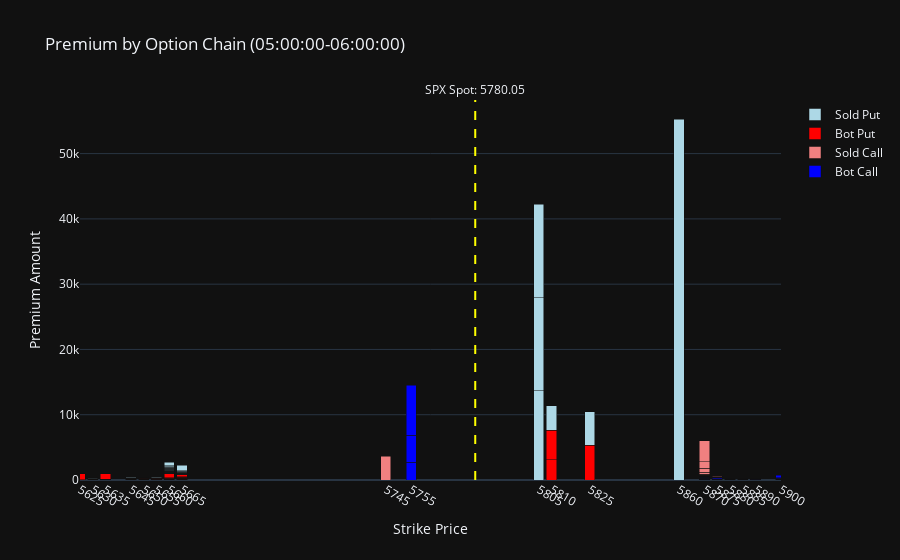
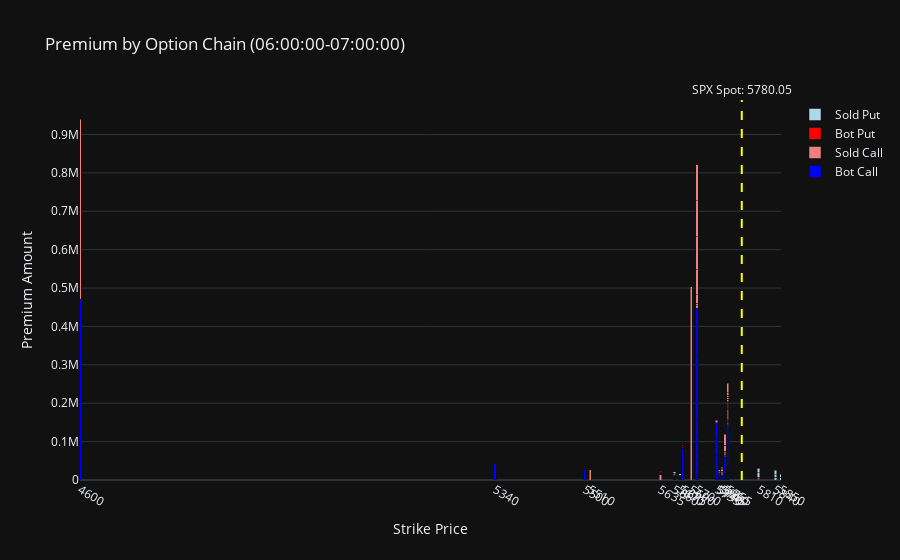
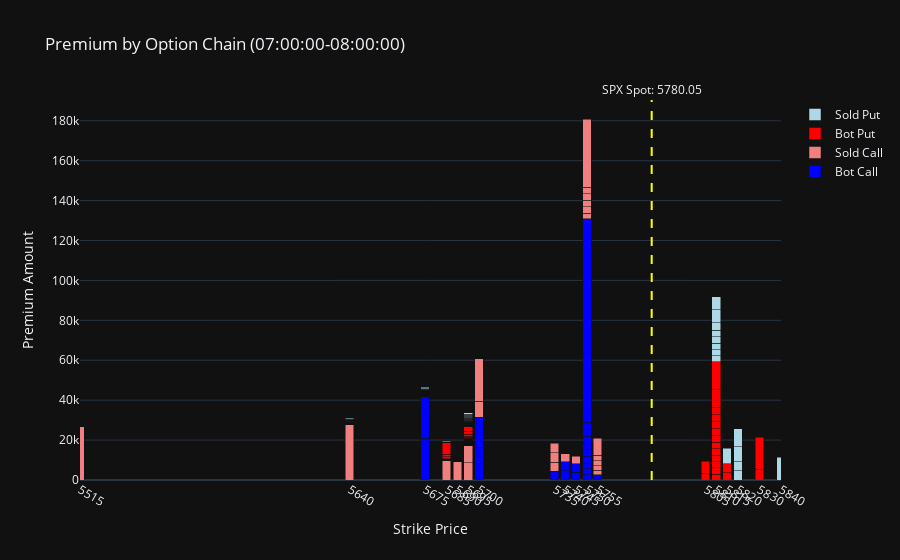
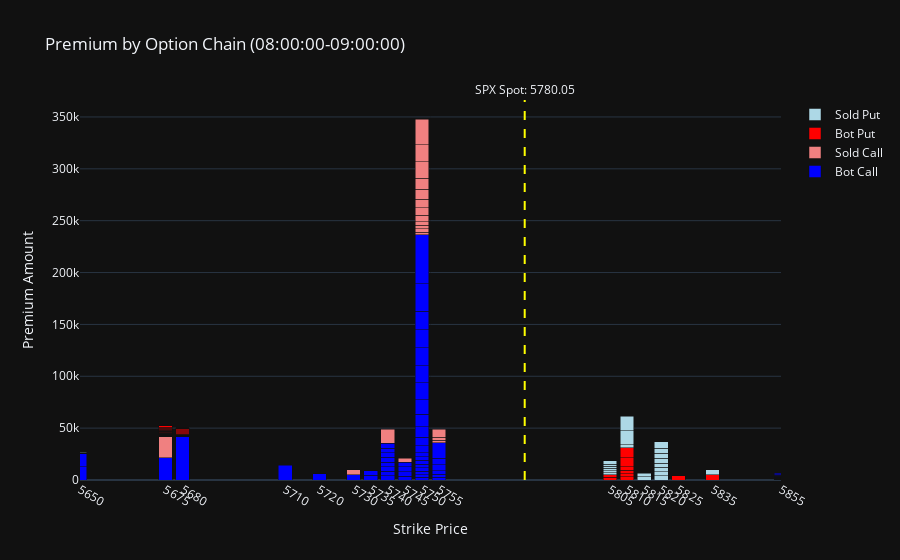

The code cell stored with these charts, in order, in its notebook:
### Code cell
import pandas as pd
import plotly.graph_objects as go
from datetime import time
import yfinance as yf

# Load your Excel data
file_path = 'Todays Python Workflow.xlsx'  # Replace with your path
df = pd.read_excel(file_path)

# Filter out rows where Qty equals 0
df = df[df['Qty'] != 0]

# Ensure the Premium is calculated correctly (Qty * Price * 100)
df['Premium'] = df['Qty'] * df['Price'] * 100

# Sort the data by Expiration to determine "today" and "tomorrow"
df_sorted = df.sort_values(by='Expiration').reset_index(drop=True)

# Identify the first two unique expiration dates (today and tomorrow)
unique_expirations = df_sorted['Expiration'].dropna().unique()

if len(unique_expirations) >= 2:
    today_expiration = unique_expirations[0]  # "Today" is the first date
    tomorrow_expiration = unique_expirations[1]  # "Tomorrow" is the second date
else:
    today_expiration = unique_expirations[0] if len(unique_expirations) == 1 else None
    tomorrow_expiration = None

# Filter the data for 0DTE (today) and 1DTE (tomorrow)
df_0dte_1dte = df_sorted[(df_sorted['Expiration'] == today_expiration) | (df_sorted['Expiration'] == tomorrow_expiration)]

# Clean up Bot/Sold column by stripping extra spaces and converting to uppercase using .loc[]
df_0dte_1dte.loc[:, 'Bot/Sold'] = df_0dte_1dte['Bot/Sold'].str.strip().str.upper()

# Filter based on "Spread" in the Condition column
def filter_spread(df, include_spread=True):
    if include_spread:
        return df  # No filtering, include all transactions
    else:
        return df[df['Condition'] != 'Spread']  # Exclude "Spread" transactions

# Call this function with 'include_spread' set to True or False depending on user preference
include_spread = True  # Change this to False to exclude "Spread" transactions
df_filtered = filter_spread(df_0dte_1dte, include_spread)

# Separate the data for graph (excluding 'MID')
df_graph = df_filtered[df_filtered['Bot/Sold'].isin(['BOT', 'SOLD'])].copy()

# Use Strike Price from column K (renamed for clarity)
df_graph['Strike Price'] = df_graph['Strike']

# Function to handle time parsing (adding leading zeros if necessary)
def parse_time_str(time_str):
    # Ensure time string has leading zeros (e.g., '5:00:00' -> '05:00:00')
    time_str = time_str.zfill(8)
    try:
        return pd.to_datetime(time_str, format='%H:%M:%S', errors='coerce').time()
    except Exception:
        return None

# Apply the custom time parsing function
df_graph['Time_only'] = df_graph['Time'].astype(str).apply(parse_time_str)

# Function to classify trades and count transactions
def classify_trades_with_count(dataframe):
    dataframe['Bot Call'] = dataframe.apply(lambda row: row['Premium'] if row['Type'] == 'Call' and row['Bot/Sold'] == 'BOT' else 0, axis=1)
    dataframe['Sold Call'] = dataframe.apply(lambda row: row['Premium'] if row['Type'] == 'Call' and row['Bot/Sold'] == 'SOLD' else 0, axis=1)
    dataframe['Bot Put'] = dataframe.apply(lambda row: row['Premium'] if row['Type'] == 'Put' and row['Bot/Sold'] == 'BOT' else 0, axis=1)
    dataframe['Sold Put'] = dataframe.apply(lambda row: row['Premium'] if row['Type'] == 'Put' and row['Bot/Sold'] == 'SOLD' else 0, axis=1)
    
    dataframe['Transaction Count'] = 1  # Every row is a transaction
    return dataframe

# Apply classification and transaction count
df_graph = classify_trades_with_count(df_graph)

# Retrieve SPX Spot Price using yfinance
spx_data = yf.Ticker('^GSPC')
spx_spot_price = spx_data.history(period="1d")['Close'].iloc[-1]

# Function to create and show bar charts for different time segments
def create_bar_chart(df_segment, title):
    grouped_data = df_segment.groupby(['Option', 'Strike Price']).agg({
        'Bot Call': 'sum',
        'Sold Call': 'sum',
        'Bot Put': 'sum',
        'Sold Put': 'sum',
        'Transaction Count': 'sum'  # Sum up transactions
    }).reset_index()

    # Sort and select top 20 by total premium
    grouped_data['Total Premium'] = grouped_data['Bot Call'] + grouped_data['Sold Call'] + grouped_data['Bot Put'] + grouped_data['Sold Put']
    top_20_strikes = grouped_data.sort_values(by='Total Premium', ascending=False).head(20)['Strike Price'].values

    # Filter original data to keep only the top 20 strike prices
    df_segment_top_20 = df_segment[df_segment['Strike Price'].isin(top_20_strikes)].sort_values(by=['Strike Price', 'Premium'])

    fig = go.Figure()

    # Add bars for Bot Calls (each individual transaction as its own bar)
    bot_call_transactions = df_segment_top_20[(df_segment_top_20['Bot Call'] > 0)]
    fig.add_trace(go.Bar(
        x=bot_call_transactions['Strike Price'], 
        y=bot_call_transactions['Bot Call'], 
        name='Bot Call', 
        marker_color='blue',
        hovertemplate=(
            'Premium: %{y:$,.2f}<br>' +
            'Time: %{customdata[0]}'
        ),
        customdata=bot_call_transactions[['Time']].values  # Pass the transaction time
    ))

    # Add bars for Sold Calls (each individual transaction as its own bar)
    sold_call_transactions = df_segment_top_20[(df_segment_top_20['Sold Call'] > 0)]
    fig.add_trace(go.Bar(
        x=sold_call_transactions['Strike Price'], 
        y=sold_call_transactions['Sold Call'], 
        name='Sold Call', 
        marker_color='lightcoral',
        hovertemplate=(
            'Premium: %{y:$,.2f}<br>' +
            'Time: %{customdata[0]}'
        ),
        customdata=sold_call_transactions[['Time']].values  # Pass the transaction time
    ))

    # Add bars for Bot Puts (each individual transaction as its own bar)
    bot_put_transactions = df_segment_top_20[(df_segment_top_20['Bot Put'] > 0)]
    fig.add_trace(go.Bar(
        x=bot_put_transactions['Strike Price'], 
        y=bot_put_transactions['Bot Put'], 
        name='Bot Put', 
        marker_color='red',
        hovertemplate=(
            'Premium: %{y:$,.2f}<br>' +
            'Time: %{customdata[0]}'
        ),
        customdata=bot_put_transactions[['Time']].values  # Pass the transaction time
    ))

    # Add bars for Sold Puts (each individual transaction as its own bar)
    sold_put_transactions = df_segment_top_20[(df_segment_top_20['Sold Put'] > 0)]
    fig.add_trace(go.Bar(
        x=sold_put_transactions['Strike Price'], 
        y=sold_put_transactions['Sold Put'], 
        name='Sold Put', 
        marker_color='lightblue',
        hovertemplate=(
            'Premium: %{y:$,.2f}<br>' +
            'Time: %{customdata[0]}'
        ),
        customdata=sold_put_transactions[['Time']].values  # Pass the transaction time
    ))

    # Add a vertical dashed yellow line for SPX Spot Price
    fig.add_vline(
        x=spx_spot_price, 
        line=dict(color='yellow', dash='dash'),
        annotation_text=f'SPX Spot: {spx_spot_price:.2f}', 
        annotation_position="top"
    )

    # Set X-axis to show all Strike Prices in the top 20
    fig.update_layout(
        xaxis=dict(
            title='Strike Price',
            tickmode='array',
            tickvals=df_segment_top_20['Strike Price'].unique(),  # Show only top 20 strike prices
            ticktext=df_segment_top_20['Strike Price'].unique().astype(str),
            range=[df_segment_top_20['Strike Price'].min(), df_segment_top_20['Strike Price'].max()]
        ),
        yaxis_title='Premium Amount',
        title=title,
        barmode='stack',  # Stack bars to visually segment by transactions
        template='plotly_dark'
    )

    fig.show()

# Define new hourly time segments (5 a.m. to 2 p.m.)
time_segments = [
    (time(5, 0, 0), time(6, 0, 0)),
    (time(6, 0, 0), time(7, 0, 0)),
    (time(7, 0, 0), time(8, 0, 0)),
    (time(8, 0, 0), time(9, 0, 0)),
    (time(9, 0, 0), time(10, 0, 0)),
    (time(10, 0, 0), time(11, 0, 0)),
    (time(11, 0, 0), time(12, 0, 0)),
    (time(12, 0, 0), time(1, 0, 0)),
    (time(1, 0, 0), time(2, 0, 0))
]

# Create charts for each hourly time segment
for start_time, end_time in time_segments:
    df_segment = df_graph[(df_graph['Time_only'] >= start_time) & (df_graph['Time_only'] < end_time)]
    
    # Debugging: Check data for each time segment
    print(f"Data for time segment {start_time.strftime('%H:%M:%S')} - {end_time.strftime('%H:%M:%S')}:")
    print(df_segment[['Time_only', 'Option', 'Strike Price', 'Premium']].head())

    title = f'Premium by Option Chain ({start_time.strftime("%H:%M:%S")}-{end_time.strftime("%H:%M:%S")})'
    create_bar_chart(df_segment, title)

### Figure 1 — Plotly figure (JSON) as saved in the notebook; plotly's stock layout.template omitted (floating-point values rounded to 4 significant figures)
{"data": [{"customdata": [["05:55:03"], ["05:29:54"], ["05:42:52"], ["05:57:09"], ["05:59:50"], ["05:57:13"], ["05:34:53"], ["05:59:49"], ["05:24:39"], ["05:23:00"], ["05:28:53"], ["05:28:13"], ["05:27:13"], ["05:08:22"], ["05:14:17"], ["05:14:02"], ["05:10:09"], ["05:09:42"], ["05:09:22"], ["05:08:50"], ["05:48:00"], ["05:21:26"], ["05:21:25"], ["05:21:23"], ["05:24:24"], ["05:29:24"], ["05:18:10"], ["05:11:30"], ["05:31:57"], ["05:23:42"], ["05:23:38"], ["05:23:29"], ["05:23:24"], ["05:23:22"], ["05:22:55"], ["05:14:47"], ["05:03:19"], ["05:10:24"], ["05:41:09"], ["05:37:20"], ["05:51:46"], ["05:33:31"], ["05:37:20"], ["05:51:46"], ["05:32:52"], ["05:24:44"], ["05:23:38"], ["05:20:18"], ["05:53:25"], ["05:49:58"], ["05:09:29"], ["05:49:58"], ["05:49:58"], ["05:49:58"], ["05:49:58"], ["05:49:58"], ["05:41:22"], ["05:15:57"], ["05:06:27"], ["05:33:29"], ["05:33:29"], ["05:33:29"], ["05:41:22"], ["05:43:14"], ["05:37:33"], ["05:33:29"], ["05:17:34"], ["05:24:47"], ["05:18:03"], ["05:45:53"], ["05:43:14"]], "hovertemplate": "Premium: %{y:$,.2f}<br>Time: %{customdata[0]}", "marker": {"color": "blue"}, "name": "Bot Call", "type": "bar", "x": [5755, 5755, 5755, 5870, 5870, 5870, 5870, 5870, 5870, 5870, 5870, 5870, 5870, 5870, 5870, 5870, 5870, 5870, 5870, 5870, 5875, 5875, 5875, 5875, 5875, 5875, 5875, 5875, 5880, 5880, 5880, 5880, 5880, 5880, 5880, 5880, 5880, 5880, 5885, 5885, 5885, 5885, 5885, 5885, 5885, 5885, 5885, 5885, 5885, 5890, 5890, 5890, 5890, 5890, 5890, 5890, 5900, 5900, 5900, 5900, 5900, 5900, 5900, 5900, 5900, 5900, 5900, 5900, 5900, 5900, 5900], "y": [2750, 4100, 7680.0, 10, 15.0, 15.0, 30.0, 30.0, 35, 35, 35, 35, 35, 40, 45, 45, 45, 45, 45, 45, 10, 20, 20, 20, 25, 30, 35, 175, 10, 15, 15, 15, 15, 15, 15, 25, 25, 25, 5, 5, 5, 5, 10, 10, 10, 15, 15, 20, 50, 5, 15, 15.0, 30.0, 30.0, 30.0, 40, 10, 10, 10, 10, 10, 10, 20, 20, 20, 20, 30.0, 30.0, 60.0, 100, 355]}, {"customdata": [["05:49:41"], ["05:37:25"], ["05:39:31"], ["05:48:27"], ["05:32:57"], ["05:35:40"], ["05:54:54"], ["05:31:12"], ["05:35:48"], ["05:54:54"], ["05:54:54"], ["05:30:06"], ["05:21:19"], ["05:21:19"], ["05:30:02"], ["05:26:31"], ["05:07:17"], ["05:07:25"], ["05:07:25"], ["05:07:25"], ["05:07:25"], ["05:38:47"], ["05:50:17"], ["05:43:55"], ["05:31:00"], ["05:30:44"], ["05:30:07"], ["05:30:07"], ["05:30:02"], ["05:20:11"], ["05:20:11"], ["05:20:11"], ["05:12:54"], ["05:10:07"], ["05:09:20"], ["05:33:20"], ["05:33:20"], ["05:33:31"], ["05:28:58"], ["05:33:31"], ["05:40:20"], ["05:39:38"], ["05:39:32"], ["05:39:24"], ["05:39:24"]], "hovertemplate": "Premium: %{y:$,.2f}<br>Time: %{customdata[0]}", "marker": {"color": "lightcoral"}, "name": "Sold Call", "type": "bar", "x": [5745, 5870, 5870, 5870, 5870, 5870, 5870, 5870, 5870, 5870, 5870, 5870, 5870, 5870, 5870, 5870, 5870, 5870, 5870, 5870, 5870, 5875, 5875, 5875, 5875, 5875, 5875, 5875, 5875, 5875, 5875, 5875, 5875, 5880, 5880, 5885, 5885, 5885, 5885, 5885, 5885, 5890, 5890, 5890, 5890], "y": [3610, 5, 5, 5, 5, 5, 5, 10, 10, 15.0, 15.0, 25, 30, 30, 30, 30, 40, 350, 630, 945.0, 3255.0, 5, 5, 5, 10, 15, 20, 20, 25, 30, 30, 30, 30, 20, 20, 5, 5, 5, 15, 20, 25, 5, 5, 5, 30.0]}, {"customdata": [["05:38:14"], ["05:47:29"], ["05:10:31"], ["05:37:34"], ["05:40:01"], ["05:39:54"], ["05:39:54"], ["05:37:23"], ["05:40:01"], ["05:39:54"], ["05:39:54"], ["05:40:01"], ["05:32:05"], ["05:31:00"], ["05:36:49"], ["05:21:00"], ["05:36:11"], ["05:41:01"], ["05:31:58"], ["05:32:11"], ["05:40:12"], ["05:21:19"], ["05:41:11"], ["05:41:37"], ["05:41:37"], ["05:44:27"], ["05:33:46"], ["05:20:38"], ["05:13:21"], ["05:10:35"], ["05:29:03"], ["05:27:59"], ["05:37:45"], ["05:54:11"], ["05:54:11"], ["05:54:11"], ["05:43:57"], ["05:50:16"], ["05:35:03"], ["05:35:02"], ["05:38:00"], ["05:12:05"], ["05:27:55"], ["05:27:37"], ["05:37:29"], ["05:40:12"], ["05:40:29"], ["05:31:40"], ["05:31:40"], ["05:48:43"], ["05:46:10"], ["05:41:21"], ["05:42:37"], ["05:41:01"], ["05:33:16"], ["05:36:49"], ["05:34:32"], ["05:36:49"], ["05:38:51"], ["05:39:53"], ["05:52:28"], ["05:46:04"], ["05:44:40"], ["05:16:53"], ["05:46:04"], ["05:40:12"], ["05:46:25"], ["05:03:59"], ["05:41:56"], ["05:51:15"]], "hovertemplate": "Premium: %{y:$,.2f}<br>Time: %{customdata[0]}", "marker": {"color": "red"}, "name": "Bot Put", "type": "bar", "x": [5625, 5625, 5625, 5630, 5630, 5630, 5630, 5630, 5630, 5630, 5630, 5630, 5635, 5635, 5635, 5635, 5635, 5635, 5635, 5635, 5645, 5645, 5645, 5645, 5645, 5645, 5650, 5650, 5650, 5650, 5650, 5650, 5650, 5650, 5650, 5650, 5650, 5655, 5655, 5655, 5655, 5655, 5655, 5655, 5655, 5655, 5655, 5660, 5660, 5660, 5660, 5660, 5660, 5660, 5660, 5660, 5665, 5665, 5665, 5665, 5665, 5665, 5665, 5665, 5665, 5665, 5665, 5810, 5810, 5825], "y": [15, 15, 910, 15, 15, 15, 15, 30, 30, 30, 30, 45.0, 10, 10, 15, 15, 15, 20, 60.0, 800, 25, 25, 30, 30, 30, 30, 15, 25, 25, 25, 25, 25, 30, 30, 30, 30, 35, 25, 25, 25, 30, 30, 30, 30, 35, 35, 40, 25, 25, 30, 35, 45, 45, 50, 100, 595.0, 30, 35, 40, 45, 45, 45, 45, 45, 90, 100, 280, 3120, 4500, 5350]}, {"customdata": [["05:35:43"], ["05:42:16"], ["05:20:54"], ["05:08:52"], ["05:17:32"], ["05:47:37"], ["05:55:04"], ["05:49:42"], ["05:49:42"], ["05:47:47"], ["05:28:26"], ["05:28:26"], ["05:44:36"], ["05:44:36"], ["05:52:59"], ["05:31:00"], ["05:39:47"], ["05:39:47"], ["05:23:01"], ["05:21:57"], ["05:00:19"], ["05:00:02"], ["05:32:02"], ["05:04:40"], ["05:30:14"], ["05:41:35"], ["05:30:58"], ["05:10:33"], ["05:54:00"], ["05:54:00"], ["05:53:17"], ["05:53:17"], ["05:53:17"], ["05:53:17"], ["05:19:15"], ["05:22:21"], ["05:05:37"], ["05:30:58"], ["05:54:00"], ["05:54:00"], ["05:53:17"], ["05:53:17"], ["05:53:17"], ["05:54:00"], ["05:54:00"], ["05:54:00"], ["05:39:06"], ["05:31:04"], ["05:33:05"], ["05:48:41"], ["05:38:29"], ["05:05:47"], ["05:13:46"], ["05:04:10"], ["05:27:54"], ["05:56:54"], ["05:44:29"], ["05:21:41"], ["05:21:41"], ["05:05:48"], ["05:38:29"], ["05:07:40"], ["05:24:46"], ["05:24:04"], ["05:37:34"], ["05:48:03"], ["05:31:32"]], "hovertemplate": "Premium: %{y:$,.2f}<br>Time: %{customdata[0]}", "marker": {"color": "lightblue"}, "name": "Sold Put", "type": "bar", "x": [5625, 5625, 5630, 5630, 5635, 5635, 5635, 5645, 5645, 5645, 5645, 5645, 5645, 5645, 5645, 5650, 5650, 5650, 5650, 5650, 5650, 5650, 5655, 5655, 5655, 5655, 5660, 5660, 5660, 5660, 5660, 5660, 5660, 5660, 5660, 5660, 5660, 5660, 5660, 5660, 5660, 5660, 5660, 5660, 5660, 5660, 5660, 5660, 5665, 5665, 5665, 5665, 5665, 5665, 5665, 5665, 5665, 5665, 5665, 5665, 5665, 5805, 5805, 5805, 5810, 5825, 5860], "y": [10, 15, 10, 100, 10, 15, 15, 15, 15, 20, 20, 20, 25, 25, 80, 15, 25, 25, 25, 25, 25, 25, 15, 25, 25, 40, 25, 30, 35, 35, 35, 35, 35, 35, 35, 35, 35, 50, 70, 70, 70, 70, 70, 105.0, 105.0, 105.0, 175, 500, 25, 30, 35, 35, 40, 40, 40, 40, 50, 90, 90, 105.0, 840.0, 13700, 14250, 14300, 3790, 5120, 55300]}], "layout": {"annotations": [{"showarrow": false, "text": "SPX Spot: 5780.05", "x": 5780.0, "xanchor": "center", "xref": "x", "y": 1, "yanchor": "bottom", "yref": "y domain"}], "barmode": "stack", "shapes": [{"line": {"color": "yellow", "dash": "dash"}, "type": "line", "x0": 5780.0, "x1": 5780.0, "xref": "x", "y0": 0, "y1": 1, "yref": "y domain"}], "title": {"text": "Premium by Option Chain (05:00:00-06:00:00)"}, "xaxis": {"range": [5625, 5900], "tickmode": "array", "ticktext": ["5625", "5630", "5635", "5645", "5650", "5655", "5660", "5665", "5745", "5755", "5805", "5810", "5825", "5860", "5870", "5875", "5880", "5885", "5890", "5900"], "tickvals": [5625, 5630, 5635, 5645, 5650, 5655, 5660, 5665, 5745, 5755, 5805, 5810, 5825, 5860, 5870, 5875, 5880, 5885, 5890, 5900], "title": {"text": "Strike Price"}}, "yaxis": {"title": {"text": "Premium Amount"}}}}

### Figure 2 — Plotly figure (JSON) as saved in the notebook; plotly's stock layout.template omitted (floating-point values rounded to 4 significant figures; data arrays with more than 128 entries replaced by an {"elided": "..."} marker saying what was removed)
{"data": [{"customdata": [["06:55:19"], ["06:57:15"], ["06:50:18"], ["06:33:34"], ["06:42:05"], ["06:53:09"], ["06:52:48"], ["06:50:24"], ["06:57:06"], ["06:57:06"], ["06:57:06"], ["06:57:06"], ["06:57:06"], ["06:57:06"], ["06:47:44"], ["06:53:04"], ["06:31:46"], ["06:47:44"], ["06:53:04"], ["06:53:04"], ["06:54:50"], ["06:43:05"], ["06:45:57"], ["06:54:43"], ["06:40:04"], ["06:37:04"], ["06:35:58"], ["06:35:58"], ["06:49:26"], ["06:50:07"], ["06:50:37"], ["06:52:05"], ["06:50:58"], ["06:50:58"], ["06:53:41"], ["06:53:15"], ["06:53:15"], ["06:54:34"], ["06:52:05"], ["06:53:15"], ["06:54:34"], ["06:49:07"], ["06:48:54"], ["06:52:05"], ["06:52:05"], ["06:51:50"], ["06:39:16"], ["06:52:52"], ["06:40:53"], ["06:44:07"], ["06:43:06"], ["06:43:06"], ["06:37:10"], ["06:37:10"], ["06:31:12"], ["06:30:57"], ["06:30:46"], ["06:58:44"], ["06:58:44"], ["06:58:37"], ["06:58:37"], ["06:58:35"], ["06:58:35"], ["06:58:35"], ["06:58:42"], ["06:58:42"], ["06:58:32"], ["06:58:32"], ["06:58:32"], ["06:04:33"], ["06:49:07"], ["06:48:54"], ["06:50:44"], ["06:51:04"], ["06:43:22"], ["06:41:36"], ["06:58:37"], ["06:39:48"], ["06:48:08"], ["06:47:47"]], "hovertemplate": "Premium: %{y:$,.2f}<br>Time: %{customdata[0]}", "marker": {"color": "blue"}, "name": "Bot Call", "type": "bar", "x": [4600, 5340, 5500, 5675, 5700, 5700, 5700, 5700, 5700, 5700, 5700, 5700, 5700, 5700, 5735, 5735, 5735, 5735, 5735, 5735, 5735, 5740, 5740, 5740, 5745, 5745, 5745, 5745, 5750, 5750, 5750, 5750, 5750, 5750, 5750, 5750, 5750, 5750, 5750, 5750, 5750, 5755, 5755, 5755, 5755, 5755, 5755, 5755, 5755, 5755, 5755, 5755, 5755, 5755, 5755, 5755, 5755, 5755, 5755, 5755, 5755, 5755, 5755, 5755, 5755, 5755, 5755, 5755, 5755, 5755, 5755, 5755, 5755, 5755, 5755, 5755, 5755, 5755, 5755, 5755], "y": [470800, 44100, 26690.0, 80960, 7490.0, 7500, 14680.0, 20220, 24300, 40500, 40500, 48600, 121500, 121500, 3870.0, 4100, 4470, 15480.0, 36900, 41000, 43200, 3740, 3820.0, 11460, 3300, 3350, 3450, 3450, 2420, 2420, 2440, 2530, 2610, 2610, 2920, 3000, 3000, 3030, 5060, 12000, 15150, 1980, 2010.0, 2170, 2170, 2170, 2400, 2440, 2450, 2490, 2550, 2550, 2570, 2570, 2730, 2770, 2830, 2970, 2970, 2990, 2990, 3000, 3000, 3000, 3010, 3010, 3010, 3010, 3010, 3020, 3960, 4020.0, 4340, 4480, 5060, 5200, 5980, 7440.0, 11150, 11400]}, {"customdata": [["06:54:22"], ["06:59:50"], ["06:52:52"], ["06:40:27"], ["06:48:00"], ["06:41:37"], ["06:46:57"], ["06:46:57"], ["06:46:57"], ["06:46:57"], ["06:46:57"], ["06:50:04"], ["06:41:45"], ["06:31:09"], ["06:51:47"], ["06:47:55"], ["06:54:06"], ["06:45:59"], ["06:57:00"], ["06:57:00"], ["06:50:30"], ["06:49:21"], ["06:49:29"], ["06:50:40"], ["06:52:17"], ["06:58:02"], ["06:53:22"], ["06:58:02"], ["06:50:02"], ["06:50:02"], ["06:49:34"], ["06:49:29"], ["06:49:29"], ["06:50:40"], ["06:51:47"], ["06:51:07"], ["06:45:19"], ["06:45:19"], ["06:45:19"], ["06:39:43"], ["06:44:08"], ["06:52:55"], ["06:44:07"], ["06:44:07"], ["06:37:41"], ["06:37:41"], ["06:37:41"], ["06:37:41"], ["06:41:45"], ["06:41:18"], ["06:41:18"], ["06:41:13"], ["06:22:48"], ["06:36:04"], ["06:13:34"], ["06:48:46"], ["06:43:29"], ["06:41:13"], ["06:38:58"], ["06:53:42"]], "hovertemplate": "Premium: %{y:$,.2f}<br>Time: %{customdata[0]}", "marker": {"color": "lightcoral"}, "name": "Sold Call", "type": "bar", "x": [4600, 5510, 5635, 5690, 5700, 5700, 5700, 5700, 5700, 5700, 5700, 5735, 5740, 5740, 5745, 5745, 5745, 5745, 5745, 5745, 5750, 5750, 5750, 5750, 5750, 5750, 5750, 5750, 5755, 5755, 5755, 5755, 5755, 5755, 5755, 5755, 5755, 5755, 5755, 5755, 5755, 5755, 5755, 5755, 5755, 5755, 5755, 5755, 5755, 5755, 5755, 5755, 5755, 5755, 5755, 5755, 5755, 5755, 5755, 5755], "y": [469600, 26500, 13740, 503250, 6880, 7410.0, 21600, 64800, 86400, 93600, 93600, 7160.0, 3730.0, 3790, 2920, 2960, 3320.0, 3390, 3860, 3860, 2370, 2390, 2400, 2500, 2620, 3260, 15400, 29340.0, 2000, 2020, 2030, 2040.0, 2050, 2140, 2170, 2310, 2460, 2460, 2460, 2460, 2470, 2480, 2480, 2480, 2520, 2520, 2520, 2520, 2540, 2550, 2550, 2570, 2650, 2690, 2780, 4220, 5140, 5140, 7170.0, 25200]}, {"customdata": {"elided": "191x1 str values"}, "hovertemplate": "Premium: %{y:$,.2f}<br>Time: %{customdata[0]}", "marker": {"color": "red"}, "name": "Bot Put", "type": "bar", "x": {"elided": "191 int values"}, "y": {"elided": "191 float values"}}, {"customdata": {"elided": "158x1 str values"}, "hovertemplate": "Premium: %{y:$,.2f}<br>Time: %{customdata[0]}", "marker": {"color": "lightblue"}, "name": "Sold Put", "type": "bar", "x": {"elided": "158 int values"}, "y": {"elided": "158 float values"}}], "layout": {"annotations": [{"showarrow": false, "text": "SPX Spot: 5780.05", "x": 5780.0, "xanchor": "center", "xref": "x", "y": 1, "yanchor": "bottom", "yref": "y domain"}], "barmode": "stack", "shapes": [{"line": {"color": "yellow", "dash": "dash"}, "type": "line", "x0": 5780.0, "x1": 5780.0, "xref": "x", "y0": 0, "y1": 1, "yref": "y domain"}], "title": {"text": "Premium by Option Chain (06:00:00-07:00:00)"}, "xaxis": {"range": [4600, 5850], "tickmode": "array", "ticktext": ["4600", "5340", "5500", "5510", "5635", "5660", "5670", "5675", "5690", "5700", "5735", "5740", "5745", "5750", "5755", "5810", "5840", "5850"], "tickvals": [4600, 5340, 5500, 5510, 5635, 5660, 5670, 5675, 5690, 5700, 5735, 5740, 5745, 5750, 5755, 5810, 5840, 5850], "title": {"text": "Strike Price"}}, "yaxis": {"title": {"text": "Premium Amount"}}}}

### Figure 3 — Plotly figure (JSON) as saved in the notebook; plotly's stock layout.template omitted (floating-point values rounded to 4 significant figures; data arrays with more than 128 entries replaced by an {"elided": "..."} marker saying what was removed)
{"data": [{"customdata": [["07:43:04"], ["07:30:30"], ["07:19:33"], ["07:19:33"], ["07:57:40"], ["07:25:14"], ["07:13:02"], ["07:13:02"], ["07:10:35"], ["07:10:37"], ["07:53:24"], ["07:52:37"], ["07:52:37"], ["07:03:45"], ["07:09:19"], ["07:09:19"], ["07:14:04"], ["07:15:00"], ["07:16:40"], ["07:09:37"], ["07:05:39"], ["07:40:25"]], "hovertemplate": "Premium: %{y:$,.2f}<br>Time: %{customdata[0]}", "marker": {"color": "blue"}, "name": "Bot Call", "type": "bar", "x": [5675, 5675, 5700, 5700, 5700, 5735, 5740, 5740, 5745, 5745, 5750, 5750, 5750, 5750, 5750, 5750, 5750, 5750, 5750, 5750, 5750, 5755], "y": [20800, 21100, 8150, 8150, 15200, 4510, 4530, 4530, 4000, 4020.0, 2740, 2860, 2860, 3220.0, 3400, 3400, 3430.0, 3460, 3580.0, 34600, 67400, 2640]}, {"customdata": [["07:14:12"], ["07:27:42"], ["07:15:00"], ["07:44:39"], ["07:19:33"], ["07:19:33"], ["07:25:12"], ["07:56:05"], ["07:34:26"], ["07:43:54"], ["07:14:31"], ["07:30:42"], ["07:10:38"], ["07:52:48"], ["07:25:54"], ["07:06:32"], ["07:30:42"], ["07:10:00"], ["07:10:02"], ["07:57:00"], ["07:52:59"], ["07:41:55"], ["07:37:05"], ["07:30:39"]], "hovertemplate": "Premium: %{y:$,.2f}<br>Time: %{customdata[0]}", "marker": {"color": "lightcoral"}, "name": "Sold Call", "type": "bar", "x": [5515, 5640, 5685, 5690, 5695, 5695, 5700, 5700, 5735, 5735, 5735, 5740, 5745, 5750, 5750, 5750, 5750, 5750, 5750, 5755, 5755, 5755, 5755, 5755], "y": [26730, 27800, 9700, 9030, 8560, 8560, 7900, 21360.0, 4320, 4710, 4870, 4200, 3970.0, 2800, 3080, 3250, 3300, 3410, 34100, 2260, 2360, 2450, 2580, 8700]}, {"customdata": {"elided": "281x1 str values"}, "hovertemplate": "Premium: %{y:$,.2f}<br>Time: %{customdata[0]}", "marker": {"color": "red"}, "name": "Bot Put", "type": "bar", "x": {"elided": "281 int values"}, "y": {"elided": "281 float values"}}, {"customdata": {"elided": "163x1 str values"}, "hovertemplate": "Premium: %{y:$,.2f}<br>Time: %{customdata[0]}", "marker": {"color": "lightblue"}, "name": "Sold Put", "type": "bar", "x": {"elided": "163 int values"}, "y": {"elided": "163 float values"}}], "layout": {"annotations": [{"showarrow": false, "text": "SPX Spot: 5780.05", "x": 5780.0, "xanchor": "center", "xref": "x", "y": 1, "yanchor": "bottom", "yref": "y domain"}], "barmode": "stack", "shapes": [{"line": {"color": "yellow", "dash": "dash"}, "type": "line", "x0": 5780.0, "x1": 5780.0, "xref": "x", "y0": 0, "y1": 1, "yref": "y domain"}], "title": {"text": "Premium by Option Chain (07:00:00-08:00:00)"}, "xaxis": {"range": [5515, 5840], "tickmode": "array", "ticktext": ["5515", "5640", "5675", "5685", "5690", "5695", "5700", "5735", "5740", "5745", "5750", "5755", "5805", "5810", "5815", "5820", "5830", "5840"], "tickvals": [5515, 5640, 5675, 5685, 5690, 5695, 5700, 5735, 5740, 5745, 5750, 5755, 5805, 5810, 5815, 5820, 5830, 5840], "title": {"text": "Strike Price"}}, "yaxis": {"title": {"text": "Premium Amount"}}}}

### Figure 4 — Plotly figure (JSON) as saved in the notebook; plotly's stock layout.template omitted (floating-point values rounded to 4 significant figures; data arrays with more than 128 entries replaced by an {"elided": "..."} marker saying what was removed)
{"data": [{"customdata": {"elided": "335x1 str values"}, "hovertemplate": "Premium: %{y:$,.2f}<br>Time: %{customdata[0]}", "marker": {"color": "blue"}, "name": "Bot Call", "type": "bar", "x": {"elided": "335 int values"}, "y": {"elided": "335 float values"}}, {"customdata": [["08:09:31"], ["08:31:53"], ["08:56:25"], ["08:38:30"], ["08:05:04"], ["08:29:33"], ["08:16:34"], ["08:16:34"], ["08:31:40"], ["08:15:42"], ["08:05:04"], ["08:29:33"], ["08:15:42"], ["08:12:03"], ["08:27:36"], ["08:31:40"], ["08:05:14"], ["08:12:03"], ["08:31:06"]], "hovertemplate": "Premium: %{y:$,.2f}<br>Time: %{customdata[0]}", "marker": {"color": "lightcoral"}, "name": "Sold Call", "type": "bar", "x": [5675, 5730, 5740, 5745, 5750, 5750, 5750, 5750, 5750, 5750, 5750, 5750, 5750, 5750, 5750, 5750, 5755, 5755, 5755], "y": [20600, 4990, 13560.0, 3830.0, 2690, 3350, 3450, 3450, 6220, 7020, 8070.0, 10050, 10530.0, 15600, 16500, 24880, 2310, 2700, 8040.0]}, {"customdata": {"elided": "159x1 str values"}, "hovertemplate": "Premium: %{y:$,.2f}<br>Time: %{customdata[0]}", "marker": {"color": "red"}, "name": "Bot Put", "type": "bar", "x": {"elided": "159 int values"}, "y": {"elided": "159 float values"}}, {"customdata": [["08:59:42"], ["08:58:41"], ["08:28:22"], ["08:30:07"], ["08:30:07"], ["08:41:44"], ["08:42:21"], ["08:38:08"], ["08:36:50"], ["08:07:58"], ["08:07:53"], ["08:17:25"], ["08:54:35"], ["08:30:32"], ["08:36:27"], ["08:29:57"], ["08:38:32"], ["08:53:45"], ["08:43:45"], ["08:35:50"], ["08:30:46"], ["08:28:19"], ["08:44:00"], ["08:43:17"], ["08:38:47"], ["08:21:52"], ["08:59:20"], ["08:30:46"], ["08:13:06"], ["08:10:43"], ["08:11:44"], ["08:14:17"], ["08:11:44"], ["08:14:57"], ["08:14:57"], ["08:11:44"], ["08:08:48"], ["08:11:44"], ["08:03:20"], ["08:14:57"], ["08:10:32"], ["08:55:19"], ["08:58:08"], ["08:56:04"], ["08:58:46"], ["08:45:18"], ["08:37:32"], ["08:55:51"], ["08:26:40"], ["08:26:34"], ["08:07:19"], ["08:08:10"], ["08:08:13"], ["08:26:32"], ["08:18:08"], ["08:06:18"], ["08:06:18"], ["08:06:18"], ["08:27:19"], ["08:45:47"], ["08:38:19"], ["08:26:34"], ["08:58:09"], ["08:58:03"], ["08:55:10"], ["08:55:10"], ["08:55:10"], ["08:06:36"], ["08:21:06"], ["08:54:06"], ["08:28:12"], ["08:52:06"], ["08:52:06"], ["08:32:15"], ["08:32:15"], ["08:32:15"], ["08:32:15"], ["08:04:05"], ["08:04:05"], ["08:04:05"], ["08:58:12"], ["08:55:02"]], "hovertemplate": "Premium: %{y:$,.2f}<br>Time: %{customdata[0]}", "marker": {"color": "lightblue"}, "name": "Sold Put", "type": "bar", "x": [5650, 5650, 5650, 5650, 5650, 5650, 5650, 5650, 5650, 5650, 5650, 5650, 5650, 5650, 5650, 5650, 5650, 5650, 5650, 5650, 5675, 5675, 5675, 5675, 5675, 5675, 5675, 5675, 5675, 5675, 5675, 5675, 5675, 5675, 5675, 5675, 5675, 5675, 5675, 5675, 5675, 5680, 5680, 5680, 5680, 5680, 5680, 5680, 5680, 5680, 5680, 5680, 5680, 5680, 5680, 5680, 5680, 5680, 5680, 5680, 5680, 5680, 5805, 5805, 5805, 5805, 5805, 5805, 5810, 5810, 5810, 5815, 5815, 5820, 5820, 5820, 5820, 5820, 5820, 5820, 5820, 5835], "y": [5, 5, 5, 5, 5, 5, 5, 5, 5, 5, 5, 5, 10, 10, 10, 15.0, 15.0, 25, 75, 75, 5, 5, 5, 5, 5, 5, 10, 10, 10, 10, 10, 10, 20, 20, 20, 30.0, 30.0, 40, 75, 110.0, 120.0, 5, 5, 5, 5, 5, 5, 10, 10, 10, 10, 10, 10, 10, 10, 15, 15, 15, 15.0, 15.0, 15.0, 20, 1990.0, 2020, 2050, 2050, 2050, 3140, 3050, 13400, 14350, 3200, 3200, 4060, 4060, 4060, 4060, 4730, 4740, 4740, 6600, 4930]}], "layout": {"annotations": [{"showarrow": false, "text": "SPX Spot: 5780.05", "x": 5780.0, "xanchor": "center", "xref": "x", "y": 1, "yanchor": "bottom", "yref": "y domain"}], "barmode": "stack", "shapes": [{"line": {"color": "yellow", "dash": "dash"}, "type": "line", "x0": 5780.0, "x1": 5780.0, "xref": "x", "y0": 0, "y1": 1, "yref": "y domain"}], "title": {"text": "Premium by Option Chain (08:00:00-09:00:00)"}, "xaxis": {"range": [5650, 5855], "tickmode": "array", "ticktext": ["5650", "5675", "5680", "5710", "5720", "5730", "5735", "5740", "5745", "5750", "5755", "5805", "5810", "5815", "5820", "5825", "5835", "5855"], "tickvals": [5650, 5675, 5680, 5710, 5720, 5730, 5735, 5740, 5745, 5750, 5755, 5805, 5810, 5815, 5820, 5825, 5835, 5855], "title": {"text": "Strike Price"}}, "yaxis": {"title": {"text": "Premium Amount"}}}}
